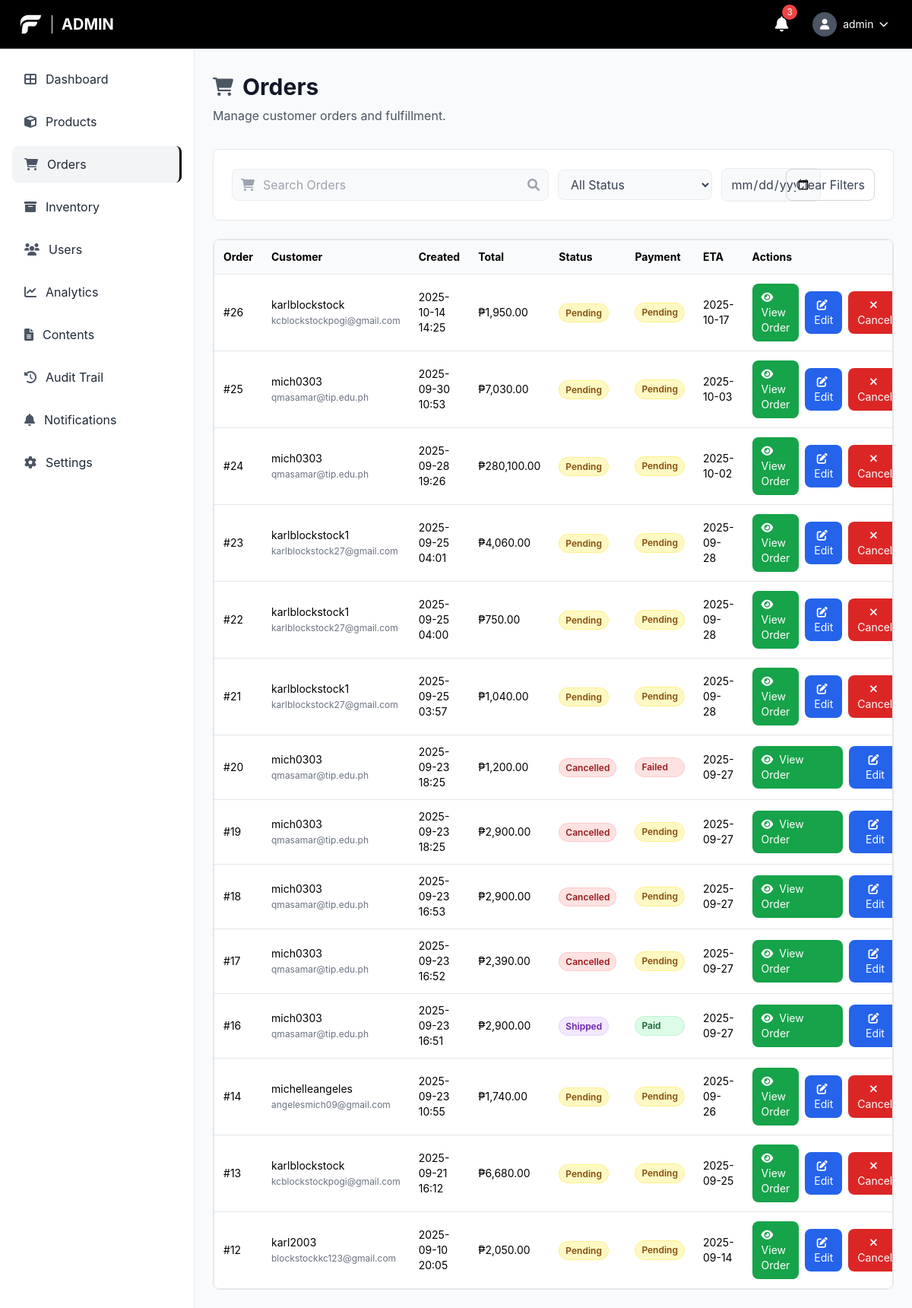
Screenshot of /admin/orders.php (signed in) with the database file from the repository.
### tables this page shows
CREATE TABLE `orders` (
  `order_id` bigint(20) UNSIGNED NOT NULL,
  `custom_order_id` varchar(20) DEFAULT NULL,
  `user_id` bigint(20) UNSIGNED NOT NULL,
  `status` enum('pending','processing','shipped','delivered','cancelled','returned','refunded') NOT NULL DEFAULT 'pending',
  `payment_method` varchar(50) DEFAULT NULL,
  `payment_status` enum('pending','paid','refunded','failed') NOT NULL DEFAULT 'pending',
  `payment_reference` varchar(255) DEFAULT NULL,
  `shipping_address` text DEFAULT NULL,
  `total_amount` decimal(10,2) NOT NULL DEFAULT 0.00,
  `estimated_delivery_date` date DEFAULT NULL,
  `return_reason` text DEFAULT NULL,
  `refund_amount` decimal(10,2) DEFAULT NULL,
  `stock_deducted` tinyint(1) NOT NULL DEFAULT 0,
  `created_at` timestamp NOT NULL DEFAULT current_timestamp(),
  `updated_at` timestamp NOT NULL DEFAULT current_timestamp() ON UPDATE current_timestamp()
);

CREATE TABLE `users` (
  `user_id` bigint(20) UNSIGNED NOT NULL,
  `username` varchar(100) NOT NULL,
  `email` varchar(150) NOT NULL,
  `phone` varchar(20) DEFAULT NULL,
  `date_of_birth` date DEFAULT NULL,
  `address` varchar(255) DEFAULT NULL,
  `password_hash` varchar(255) DEFAULT NULL,
  `google_id` varchar(255) DEFAULT NULL,
  `role` enum('admin','manager','staff','customer') NOT NULL DEFAULT 'customer',
  `status` enum('active','inactive','suspended') NOT NULL DEFAULT 'active',
  `created_at` timestamp NOT NULL DEFAULT current_timestamp(),
  `updated_at` timestamp NOT NULL DEFAULT current_timestamp() ON UPDATE current_timestamp(),
  `last_login` timestamp NULL DEFAULT NULL,
  `first_name` varchar(100) DEFAULT NULL,
  `last_name` varchar(100) DEFAULT NULL,
  `profile_picture` varchar(255) DEFAULT NULL,
  `otp` varchar(6) DEFAULT NULL,
  `otp_expiry` datetime DEFAULT NULL
);

### admin/orders.php (the view, shortened to what this page needs)
<?php
require_once '../includes/admin_sidebar.php';
$pdo = getDBConnection();
$search = trim($_GET['q'] ?? '');
$filterDate = $_GET['date'] ?? '';
$where = [];
$params = [];
$whereSql = $where ? ('WHERE ' . implode(' AND ', $where)) : '';
$sql = "SELECT o.*, u.username, u.email FROM orders o JOIN users u ON u.user_id = o.user_id $whereSql ORDER BY o.created_at DESC LIMIT 500";
$stm = $pdo->prepare($sql);
$stm->execute($params);
$orders = $stm->fetchAll();
?>
<!DOCTYPE html>
<html lang="en">
<head>
	<script src="https://cdn.tailwindcss.com"></script>
	<link href="https://cdnjs.cloudflare.com/ajax/libs/font-awesome/6.0.0/css/all.min.css" rel="stylesheet">
	<link rel="stylesheet" href="../css/style.css">
</head>
<body class="font-body bg-gray-50">
	<header class="bg-black text-white fixed top-0 left-0 right-0 z-50 h-16 flex items-center justify-between px-6">
		<div class="flex items-center space-x-3">
            <img src="../img/LOGO-Fitfuel.png" alt="FitFuel Logo" class="w-8 h-8 object-contain">
			<h1 class="text-xl font-bold uppercase">Admin</h1>
		</div>
		<div class="flex items-center space-x-4">
			<button class="p-2 hover:bg-gray-800 rounded-lg transition-colors relative">
				<i class="fas fa-bell text-xl"></i>
				<span class="absolute -top-1 -right-1 bg-red-500 text-white text-xs rounded-full h-5 w-5 flex items-center justify-center">3</span>
			</button>
			<div class="relative">
				<button onclick="toggleUserMenu()" class="flex items-center space-x-2 p-2 hover:bg-gray-800 rounded-lg transition-colors">
					<div class="w-8 h-8 bg-gray-600 rounded-full flex items-center justify-center">
						<i class="fas fa-user text-white text-sm"></i>
					</div>
					<span class="hidden md:block text-sm"><?php echo htmlspecialchars($_SESSION['username'] ?? 'Admin'); ?></span>
					<i class="fas fa-chevron-down text-xs"></i>
				</button>
			</div>
		</div>
	</header>
	<main class="ml-64 pt-24 pb-6 px-6">
		<div class="mb-8">
			<div class="flex items-center space-x-3 mb-2">
				<i class="fas fa-shopping-cart text-2xl text-gray-600"></i>
				<h1 class="text-3xl font-bold text-gray-900">Orders</h1>
			</div>
			<p class="text-gray-600">Manage customer orders and fulfillment.</p>
		</div>
		<div class="bg-white rounded-lg border border-gray-200 p-6 mb-6">
		<form id="orderFilters" method="get" class="grid grid-cols-1 md:grid-cols-12 gap-3 items-center">
			<div class="relative md:col-span-6">
				<i class="fas fa-shopping-cart absolute left-3 top-1/2 transform -translate-y-1/2 text-gray-400"></i>
				<input type="text" name="q" value="<?php echo htmlspecialchars($search); ?>" placeholder="Search Orders" class="search-input w-full pl-10 pr-10 py-2 rounded-lg focus:outline-none" />
				<i class="fas fa-search absolute right-3 top-1/2 transform -translate-y-1/2 text-gray-400"></i>
			</div>
			<div class="md:col-span-3">
				<select name="status" class="filter-btn px-3 py-2 rounded-lg w-full focus:outline-none">
					<option value="">All Status</option>
				</select>
			</div>
			<div class="md:col-span-2">
				<input type="date" name="date" value="<?php echo htmlspecialchars($filterDate); ?>" class="filter-btn px-3 py-2 rounded-lg w-full focus:outline-none" />
			</div>
			<div class="md:col-span-1 md:justify-self-end">
				<a href="orders.php" class="px-3 py-2 rounded-lg border border-gray-300 text-gray-700 hover:bg-gray-100 inline-block whitespace-nowrap">Clear Filters</a>
			</div>
		</form>
		</div>
		<div class="bg-white border border-gray-200 rounded-lg overflow-x-auto">
		<div class="bg-white border border-gray-200 rounded-lg overflow-x-auto">
			<table class="min-w-full text-sm">
				<thead class="bg-gray-50">
					<tr>
						<th class="text-left p-3">Order</th>
						<th class="text-left p-3">Customer</th>
						<th class="text-left p-3">Created</th>
						<th class="text-left p-3">Total</th>
						<th class="text-left p-3">Status</th>
						<th class="text-left p-3">Payment</th>
						<th class="text-left p-3">ETA</th>
						<th class="text-left p-3">Actions</th>
					</tr>
				</thead>
				<tbody>
					<?php if (!$orders): ?>
						<tr><td colspan="8" class="p-6 text-center text-gray-500">No orders found.</td></tr>
					<?php else: foreach ($orders as $o): ?>
					<tr class="border-t">
						<td class="p-3">#<?php echo (int)$o['order_id']; ?></td>
						<td class="p-3"><?php echo htmlspecialchars($o['username']); ?> <span class="text-gray-500 text-xs"><?php echo htmlspecialchars($o['email']); ?></span></td>
						<td class="p-3"><?php echo htmlspecialchars(date('Y-m-d H:i', strtotime($o['created_at']))); ?></td>
						<td class="p-3">₱<?php echo number_format((float)$o['total_amount'], 2); ?></td>
						<td class="p-3">
							<span class="px-2 py-1 rounded-full text-xs font-semibold <?php
								$statusClass = '';
								switch($o['status']) {
									case 'shipped':
										$statusClass = 'bg-purple-100 text-purple-800 border border-purple-200';
										break;
									case 'cancelled':
										$statusClass = 'bg-red-100 text-red-800 border border-red-200';
										break;
									default:
										$statusClass = 'bg-yellow-100 text-yellow-800 border border-yellow-200';
										break;
								}
								echo $statusClass;
							?>">
								<?php echo ucfirst($o['status']); ?>
							</span>
						</td>
						<td class="p-3">
							<div class="flex flex-col space-y-1">
								<span class="px-2 py-1 rounded-full text-xs font-semibold <?php
									$paymentStatusClass = '';
									switch($o['payment_status']) {
										case 'paid':
											$paymentStatusClass = 'bg-green-100 text-green-800 border border-green-200';
											break;
										case 'pending':
											$paymentStatusClass = 'bg-yellow-100 text-yellow-800 border border-yellow-200';
											break;
										default:
											$paymentStatusClass = 'bg-red-100 text-red-800 border border-red-200';
											break;
									}
									echo $paymentStatusClass;
								?>">
									<?php echo ucfirst($o['payment_status']); ?>
								</span>
							</div>
						</td>
						<td class="p-3"><?php echo $o['estimated_delivery_date'] ? htmlspecialchars($o['estimated_delivery_date']) : '-'; ?></td>
						<td class="p-3">
							<div class="flex items-center space-x-2">
								<a href="view_order.php?id=<?php echo (int)$o['order_id']; ?>" class="bg-green-600 hover:bg-green-700 text-white px-3 py-2 rounded-lg text-sm transition-colors">
									<i class="fas fa-eye mr-1"></i>
									View Order
								</a>
								<button onclick="openOrderModal(<?php echo htmlspecialchars(json_encode($o)); ?>)" class="bg-blue-600 hover:bg-blue-700 text-white px-3 py-2 rounded-lg text-sm transition-colors">
									<i class="fas fa-edit mr-1"></i>
									Edit
								</button>
								<?php if (!in_array($o['status'], ['processing','shipped','delivered','cancelled'], true)): ?>
								<form method="post" class="inline" onsubmit="return confirm('Cancel this order?');">
									<button type="submit" class="bg-red-600 hover:bg-red-700 text-white px-3 py-2 rounded-lg text-sm transition-colors">
										<i class="fas fa-times mr-1"></i>
										Cancel
									</button>
								</form>
								<?php endif; ?>
							</div>
						</td>
					</tr>
					<?php endforeach; endif; ?>
				</tbody>
			</table>
		</div>
	</main>
</body>
</html>

### css/style.css (style rules this page uses)
:root { --primary: #059669; --secondary: #10b981; --accent: #10b981; --muted: #f1f5f9; --foreground: #475569; --border: #e5e7eb; }
.font-body { font-family: 'DM Sans', -apple-system, BlinkMacSystemFont, 'Segoe UI', Roboto, 'Helvetica Neue', Arial, sans-serif; }
body, html { font-family: 'DM Sans', -apple-system, BlinkMacSystemFont, 'Segoe UI', Roboto, 'Helvetica Neue', Arial, sans-serif; }
h1, h2, h3, h4, h5, h6 { font-family: 'Space Grotesk', -apple-system, BlinkMacSystemFont, 'Segoe UI', Roboto, 'Helvetica Neue', Arial, sans-serif; }
p, span, div, a, button, input, textarea, select { font-family: 'DM Sans', -apple-system, BlinkMacSystemFont, 'Segoe UI', Roboto, 'Helvetica Neue', Arial, sans-serif; }

### admin/orders.php (style rules this page uses)
.search-input { background-color: #f8f9fa; border: 1px solid #e9ecef; }
.filter-btn { background-color: #f8f9fa; border: 1px solid #e9ecef; color: #374151; }

### rows the page displays
orders: order_id "26", user.username "karlblockstock", user.email "kcblockstockpogi@gmail.com", created_at "2025-10-14 14:25", total_amount "1,950.00", status "Pending", payment_status "Pending", estimated_delivery_date "2025-10-17"
orders: order_id "25", user.username "mich0303", user.email "qmasamar@tip.edu.ph", created_at "2025-09-30 10:53", total_amount "7,030.00", status "Pending", payment_status "Pending", estimated_delivery_date "2025-10-03"
orders: order_id "24", user.username "mich0303", user.email "qmasamar@tip.edu.ph", created_at "2025-09-28 19:26", total_amount "280,100.00", status "Pending", payment_status "Pending", estimated_delivery_date "2025-10-02"
orders: order_id "23", user.username "karlblockstock1", user.email "karlblockstock27@gmail.com", created_at "2025-09-25 04:01", total_amount "4,060.00", status "Pending", payment_status "Pending", estimated_delivery_date "2025-09-28"
orders: order_id "22", user.username "karlblockstock1", user.email "karlblockstock27@gmail.com", created_at "2025-09-25 04:00", total_amount "750.00", status "Pending", payment_status "Pending", estimated_delivery_date "2025-09-28"
orders: order_id "21", user.username "karlblockstock1", user.email "karlblockstock27@gmail.com", created_at "2025-09-25 03:57", total_amount "1,040.00", status "Pending", payment_status "Pending", estimated_delivery_date "2025-09-28"
orders: order_id "20", user.username "mich0303", user.email "qmasamar@tip.edu.ph", created_at "2025-09-23 18:25", total_amount "1,200.00", status "Cancelled", payment_status "Failed", estimated_delivery_date "2025-09-27"
orders: order_id "19", user.username "mich0303", user.email "qmasamar@tip.edu.ph", created_at "2025-09-23 18:25", total_amount "2,900.00", status "Cancelled", payment_status "Pending", estimated_delivery_date "2025-09-27"
orders: order_id "18", user.username "mich0303", user.email "qmasamar@tip.edu.ph", created_at "2025-09-23 16:53", total_amount "2,900.00", status "Cancelled", payment_status "Pending", estimated_delivery_date "2025-09-27"
orders: order_id "17", user.username "mich0303", user.email "qmasamar@tip.edu.ph", created_at "2025-09-23 16:52", total_amount "2,390.00", status "Cancelled", payment_status "Pending", estimated_delivery_date "2025-09-27"
orders: order_id "16", user.username "mich0303", user.email "qmasamar@tip.edu.ph", created_at "2025-09-23 16:51", total_amount "2,900.00", status "Shipped", payment_status "Paid", estimated_delivery_date "2025-09-27"
orders: order_id "14", user.username "michelleangeles", user.email "angelesmich09@gmail.com", created_at "2025-09-23 10:55", total_amount "1,740.00", status "Pending", payment_status "Pending", estimated_delivery_date "2025-09-26"
orders: order_id "13", user.username "karlblockstock", user.email "kcblockstockpogi@gmail.com", created_at "2025-09-21 16:12", total_amount "6,680.00", status "Pending", payment_status "Pending", estimated_delivery_date "2025-09-25"
orders: order_id "12", user.username "karl2003", user.email "blockstockkc123@gmail.com", created_at "2025-09-10 20:05", total_amount "2,050.00", status "Pending", payment_status "Pending", estimated_delivery_date "2025-09-14"

### other values shown
$_SESSION['username'] "admin"
$item['text'] "Dashboard"
$item['text'] "Products"
$item['text'] "Orders"
$item['text'] "Inventory"
$item['text'] "Users"
$item['text'] "Analytics"
$item['text'] "Contents"
$item['text'] "Audit Trail"
$item['text'] "Notifications"
$item['text'] "Settings"
